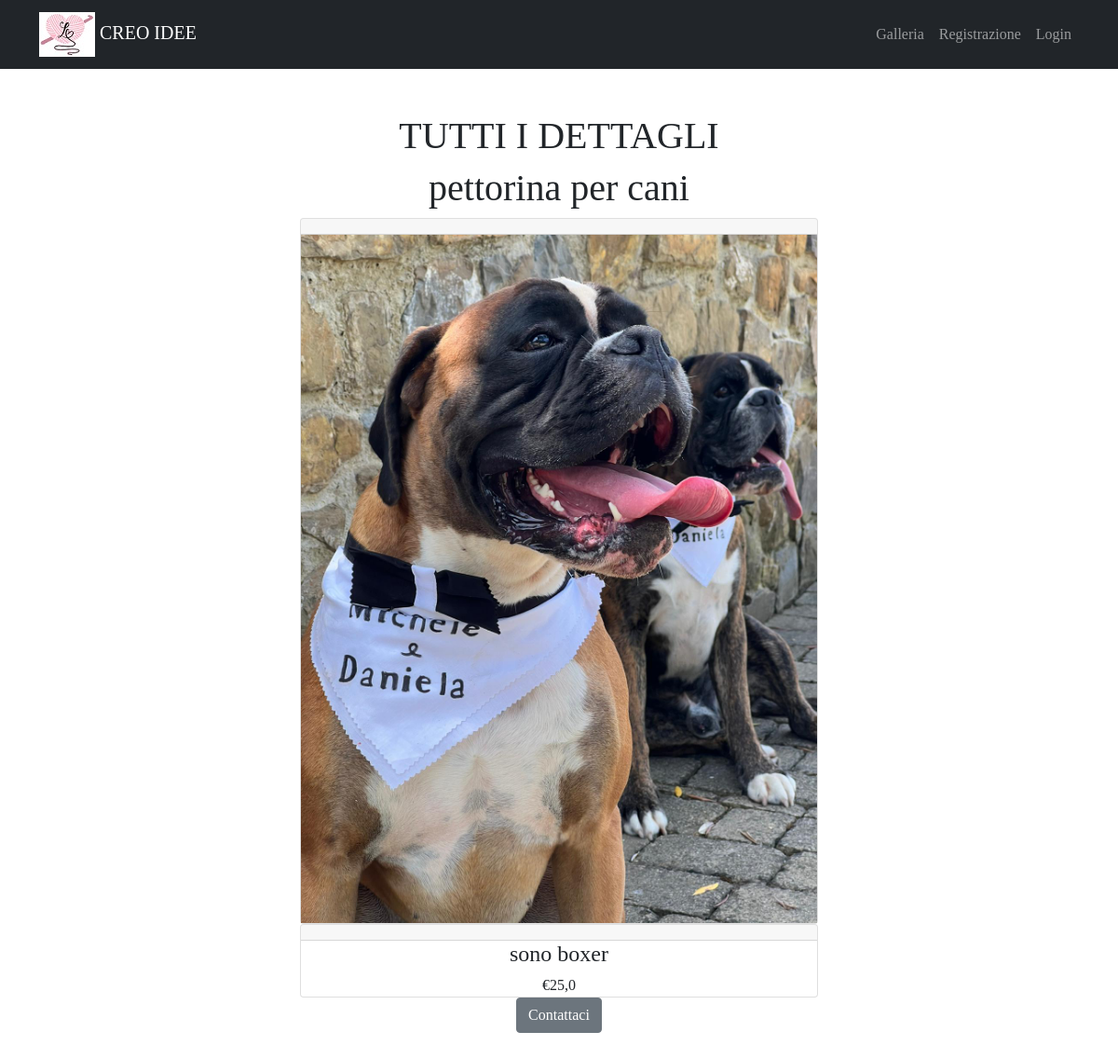
The page /galleria/articolo/1/ on the database as committed earlier.
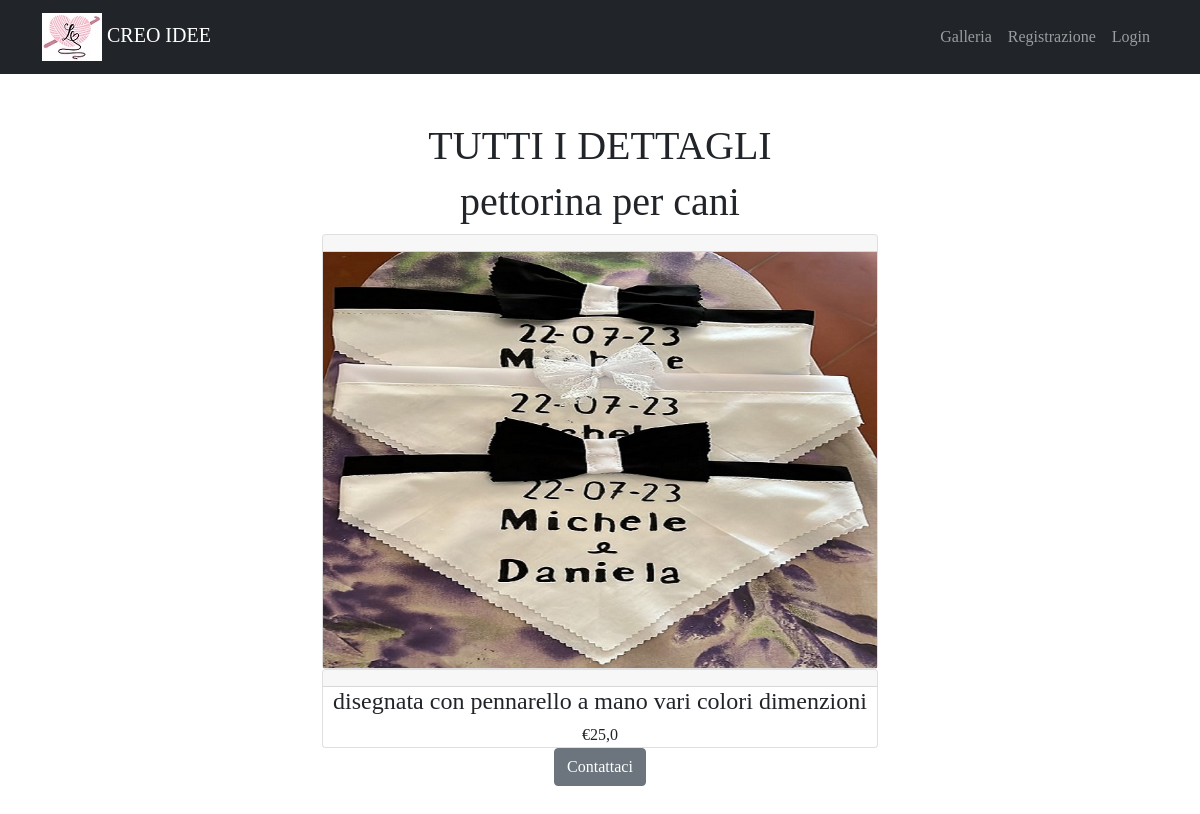
The same page on the database as committed later.
### gallery/models.py (models this page shows, shortened)
class Articolo(models.Model):
    foto = models.ImageField()
    nome = models.CharField(max_length=25)
    descrizione = models.TextField()
    prezzo = models.FloatField()
    class Meta:
        verbose_name = "Articolo"
        verbose_name_plural = "Articoli"

### gallery/views.py (the view)
# urls.py: path('articolo/<int:pk>/', views.visualizza_articolo, name='articolo_view'),
def visualizza_articolo(request, pk):
    articolo = get_object_or_404(Articolo, pk=pk)
    context = {"articolo": articolo}
    return render(request, "gallery/descrizione_art.html", context)

### gallery/templates/gallery/descrizione_art.html (shortened to what this page needs)
{% extends 'base.html' %}
{% block content %}
<div class="container my-5 text-center" style="max-width:580px">
    <h1>TUTTI I DETTAGLI</h1>
	<h1>{{ articolo.nome }}</h1>
<div class="card">
    <div class="card-header">
	</div>
	<img src="{{articolo.foto.url}}" alt="">
	</div>
	<div class="card">
		<div class="card-header">
		</div>
			<h4 class="card-text">{{ articolo.descrizione }}</h4>
			<p class="card-text">€{{ articolo.prezzo }}</p>
		</div>
		<div><a href="#" type="button" class="btn btn-secondary">Contattaci</a></div>
	{% endblock content %}

Rows that differ between the two databases and show on the page:
changed Articolo "pettorina per cani": foto: a different picture; descrizione "sono boxer" → "disegnata con pennarello a mano vari colori dimenzioni"
